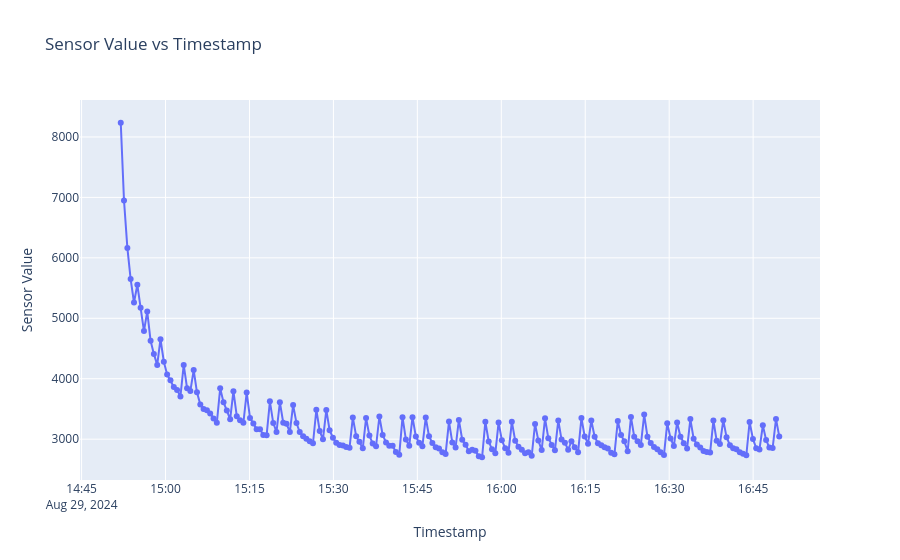

Notebook code for this chart:
### Code cell
import pandas as pd
import plotly.graph_objects as go
import os
from datetime import datetime

def parse_timestamp(file_name):
    try:
        # Extract the timestamp part from the file name
        timestamp_str = file_name.split('s')[0]
        # Parse the timestamp
        return datetime.strptime(timestamp_str, '%Y%m%d%H%M%S')
    except ValueError:
        print(f"Warning: Unable to parse timestamp from file name: {file_name}")
        return None

def read_sensor_value(file_path):
    try:
        # Use on_bad_lines='skip' instead of error_bad_lines
        df = pd.read_csv(file_path, on_bad_lines='skip')
        if 'sensor_value' in df.columns:
            return df['sensor_value'].iloc[0]
        elif len(df.columns) >= 3:
            return df.iloc[0, 2]
        else:
            print(f"Warning: Expected columns not found in file: {file_path}")
            return None
    except Exception as e:
        print(f"Error reading file {file_path}: {str(e)}")
        return None

# Extract timestamps and sensor values
data = []

for file in file_names:
    if '_BME680' in file:
        continue
    
    timestamp = parse_timestamp(file)
    if timestamp is None:
        continue
    
    file_path = os.path.join(folder_path, file)
    sensor_value = read_sensor_value(file_path)
    if sensor_value is not None:
        data.append((timestamp, sensor_value))

# Sort data by timestamp
data.sort(key=lambda x: x[0])

# Separate timestamps and sensor values
timestamps, sensor_values = zip(*data)

# Create the Plotly figure
fig = go.Figure()

fig.add_trace(go.Scatter(
    x=timestamps,
    y=sensor_values,
    mode='lines+markers',
    name='Sensor Values'
))

fig.update_layout(
    title='Sensor Value vs Timestamp',
    xaxis_title='Timestamp',
    yaxis_title='Sensor Value',
    hovermode='x unified'
)

# Show the plot
fig.show()

# Print some statistics
print(f"Number of data points: {len(data)}")
print(f"Time range: {min(timestamps)} to {max(timestamps)}")
print(f"Sensor value range: {min(sensor_values)} to {max(sensor_values)}")

### Figure 1 — Plotly figure (JSON) as saved in the notebook; plotly's stock layout.template omitted (floating-point values rounded to 4 significant figures; data arrays with more than 128 entries replaced by an {"elided": "..."} marker saying what was removed)
{"data": [{"mode": "lines+markers", "name": "Sensor Values", "type": "scatter", "x": {"elided": "200 str values"}, "y": {"elided": "200 int values"}}], "layout": {"hovermode": "x unified", "title": {"text": "Sensor Value vs Timestamp"}, "xaxis": {"title": {"text": "Timestamp"}}, "yaxis": {"title": {"text": "Sensor Value"}}}}
